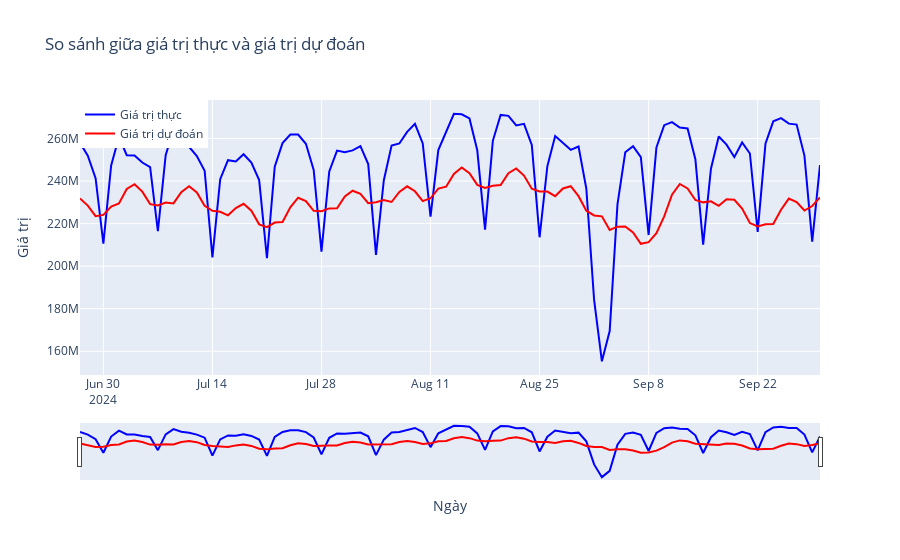

Notebook source saved alongside this figure:
### Code cell
# Vẽ biểu đồ so sánh giá trị thực và dự đoán
fig = go.Figure()

# Thêm dữ liệu thực
fig.add_trace(go.Scatter(
    x=results_df['date'],
    y=results_df['actual'],
    mode='lines',
    name='Giá trị thực',
    line=dict(color='blue')
))

# Thêm dữ liệu dự đoán
fig.add_trace(go.Scatter(
    x=results_df['date'],
    y=results_df['predicted'],
    mode='lines',
    name='Giá trị dự đoán',
    line=dict(color='red')
))

# Cài đặt tiêu đề và nhãn
fig.update_layout(
    title='So sánh giữa giá trị thực và giá trị dự đoán',
    xaxis_title='Ngày',
    yaxis_title='Giá trị',
    legend=dict(x=0, y=1),
    xaxis_rangeslider_visible=True
)

# Hiển thị biểu đồ
fig.show()
